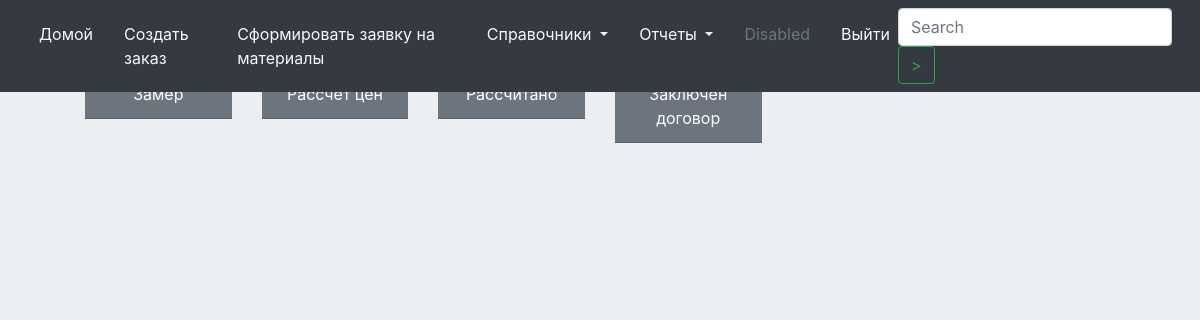
Page / (signed in) on the earlier database version.
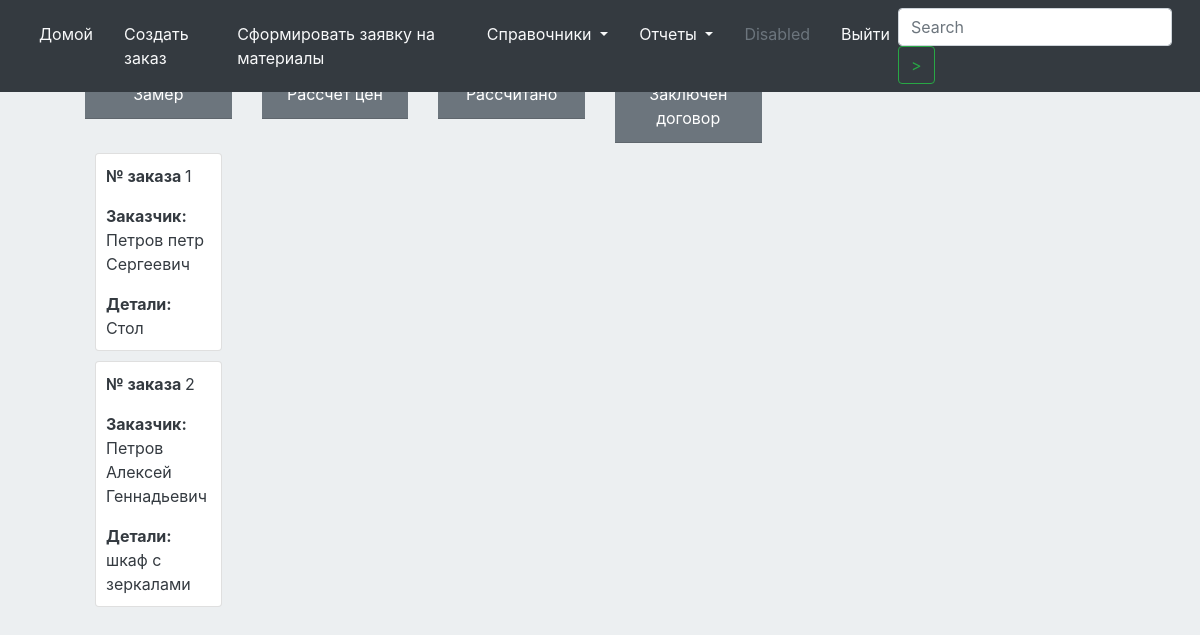
Same page on the later database version.
### orloveFurniture/models.py (models this page shows, shortened)
class StatusCatalog(models.Model):
    name = models.CharField(max_length=255)
    orderliness = models.IntegerField()

class Order(models.Model):
    idOrder = models.CharField(max_length=36, blank=True, unique=False, default=uuid.uuid4)
    date_created = models.DateTimeField(default=timezone.now)
    nameOrder =  models.CharField(max_length=255)
    nameContract = models.CharField(max_length=255)
    fio = models.CharField(max_length=255)
    status = models.ForeignKey(StatusCatalog, blank=False, null=False, on_delete=models.PROTECT)
    address = models.CharField(max_length=255)
    phone = models.CharField(max_length=11)
    trelloLink = models.CharField(max_length=255)
    details = models.TextField()
    cost = models.IntegerField(blank=True, null=True, default = 0)
    prepayment = models.IntegerField(blank=True, null=True, default = 0 )

### orloveFurniture/views.py (the view)
# urls.py: url(r'^$', views.orders, name='index'),
@login_required
def orders(request):
    ordersArray = []
    statusNameArray = []
    statuses = StatusCatalog.objects.all().order_by("orderliness")
    for stat in statuses:
        order = Order.objects.filter(status = stat.id)
        ordersArray.append( order )
        statusNameArray.append(stat.name)
    return render(request, "ordersAll.html", {"ordersArray" : ordersArray, "statusNameArray" : statusNameArray })

### templates/ordersAll.html (shortened to what this page needs)
{% extends "base.html" %}
{% load static %}
{% block content %}
    <div class = "main-window">
        <div class="container-fluid">
            <div class="row">
                {% for status in statusNameArray %}
                    <div class = "col-2">
                        <div class="order_list">
                            <div class="card-header text-center text-white bg-secondary">{{ status }} </div>
                        </div>
                    </div>
                {% endfor %}
            </div>
        </div>
        <div class="container-fluid">
            <div class="row">
                {% for orders in ordersArray %}
                    <div class = "col-2">
                        {% include "order_list.html"  %}
                    </div>
                {% endfor %}
            </div>
        </div>
    </div>
{% endblock %}

### templates/order_list.html
 <div class="order_list">
    <div class="card-rows">
              {% for order in orders %}
                       <a href=/order/{{ order.id }}/ >
                             {% include "order_leaf.html" %}
                       </a>
              {% endfor %}
    </div>
 </div>

### templates/order_leaf.html
<div class="card card-padding rounded  ">
    <p class="card-text text-dark"> <b>№ заказа </b>  {{ order.id }} </p>
    <p class="card-text text-dark"><b> Заказчик: </b>  {{  order.fio }} </p>
    <p class="card-text text-dark"> <b> Детали: </b> {{ order.details }} </p>
</div>

Differences in the rows shown:
added Order: id "1", fio "Петров петр Сергеевич", details "Стол"
added Order: id "2", fio "Петров Алексей Геннадьевич", details "шкаф с зеркалами"
